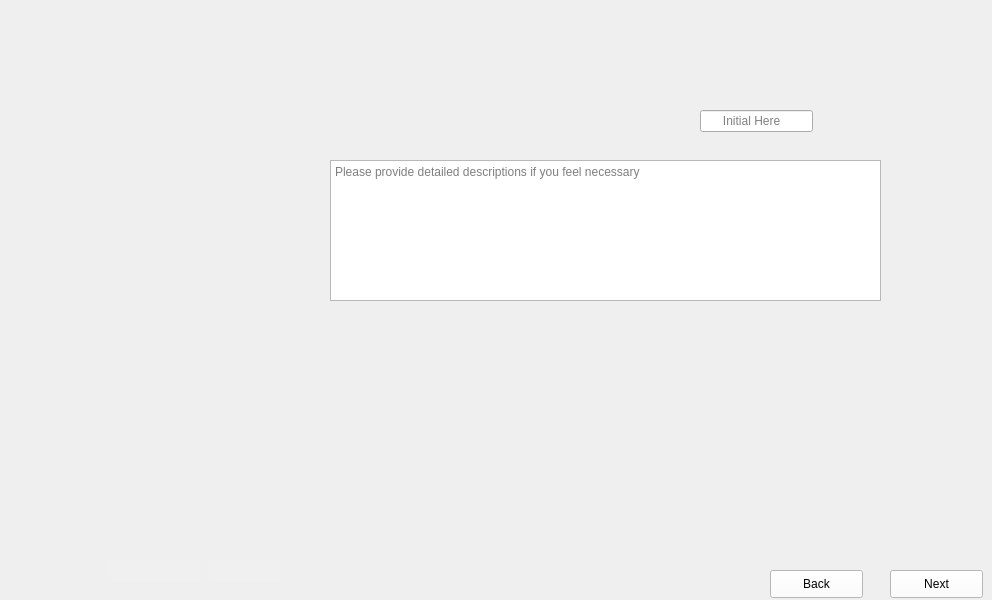
      <widget class="QWidget" name="Mount_Piezo_Wafer_1">
       <property name="maximumSize">
        <size>
         <width>1024</width>
         <height>600</height>
        </size>
       </property>
       <property name="styleSheet">
        <string notr="true">border-image: url(:/images/images/Mount_Piezo_Wafer_1.PNG);</string>
       </property>
       <widget class="QTextEdit" name="Mount_Piezo_Wafer_1_Comments_3">
        <property name="geometry">
         <rect>
          <x>330</x>
          <y>160</y>
          <width>551</width>
          <height>141</height>
         </rect>
        </property>
        <property name="styleSheet">
         <string notr="true">border-image:None;
</string>
        </property>
        <property name="placeholderText">
         <string>Please provide detailed descriptions if you feel necessary</string>
        </property>
       </widget>
       <widget class="QPushButton" name="Mount_Piezo_Wafer_1_Next">
        <property name="geometry">
         <rect>
          <x>890</x>
          <y>570</y>
          <width>93</width>
          <height>28</height>
         </rect>
        </property>
        <property name="styleSheet">
         <string notr="true">QPushButton{
background-color: rgb(255, 255, 255);
height: 35px;
border-image:None;
}
QPushButton::hover{
background-color: rgb(0, 0, 255);
}
QPushButton:pressed{
padding-top:7px;
padding-top:7px;
}</string>
        </property>
        <property name="text">
         <string>Next</string>
        </property>
        <property name="iconSize">
         <size>
          <width>20</width>
          <height>20</height>
         </size>
        </property>
        <property name="autoDefault">
         <bool>false</bool>
        </property>
       </widget>
       <widget class="QPushButton" name="Mount_Piezo_Wafer_1_Back">
        <property name="geometry">
         <rect>
          <x>770</x>
          <y>570</y>
          <width>93</width>
          <height>28</height>
         </rect>
        </property>
        <property name="styleSheet">
         <string notr="true">QPushButton{
background-color: rgb(255, 255, 255);
height: 35px;
border-image:None;
}
QPushButton::hover{
background-color: rgb(0, 0, 255);
}
QPushButton:pressed{
padding-top:7px;
padding-top:7px;
}</string>
        </property>
        <property name="text">
         <string>Back</string>
        </property>
        <property name="iconSize">
         <size>
          <width>20</width>
          <height>20</height>
         </size>
        </property>
        <property name="autoDefault">
         <bool>false</bool>
        </property>
       </widget>
       <widget class="QLineEdit" name="Mount_Piezo_Wafer_1_Initial">
        <property name="geometry">
         <rect>
          <x>210</x>
          <y>560</y>
          <width>71</width>
          <height>22</height>
         </rect>
        </property>
        <property name="styleSheet">
         <string notr="true">QLineEdit{
background-color: rgb(240, 240, 240);
border: none;
border-image:None;
}</string>
        </property>
       </widget>
       <widget class="QLineEdit" name="Mount_Piezo_Wafer_1_Dates">
        <property name="geometry">
         <rect>
          <x>110</x>
          <y>560</y>
          <width>91</width>
          <height>22</height>
         </rect>
        </property>
        <property name="styleSheet">
         <string notr="true">QLineEdit{
background-color: rgb(240, 240, 240);
border: none;
border-image:None;
}</string>
        </property>
       </widget>
       <widget class="QLineEdit" name="Mount_Piezo_Wafer_1_Data">
        <property name="enabled">
         <bool>true</bool>
        </property>
        <property name="geometry">
         <rect>
          <x>700</x>
          <y>110</y>
          <width>113</width>
          <height>22</height>
         </rect>
        </property>
        <property name="styleSheet">
         <string notr="true">color: rgb(0, 0, 0);
border-image:None;</string>
        </property>
        <property name="text">
         <string/>
        </property>
        <property name="maxLength">
         <number>32767</number>
        </property>
        <property name="placeholderText">
         <string>      Initial Here</string>
        </property>
       </widget>
      </widget>
